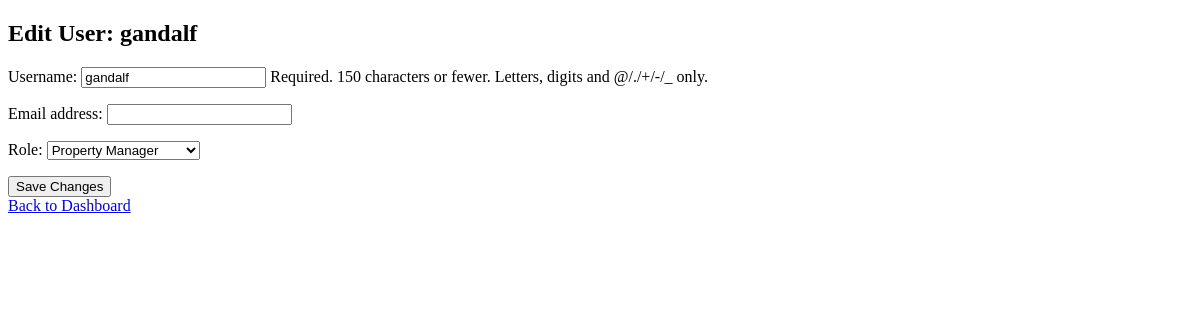
Page /edit-user/4/ (signed in) on the earlier database version.
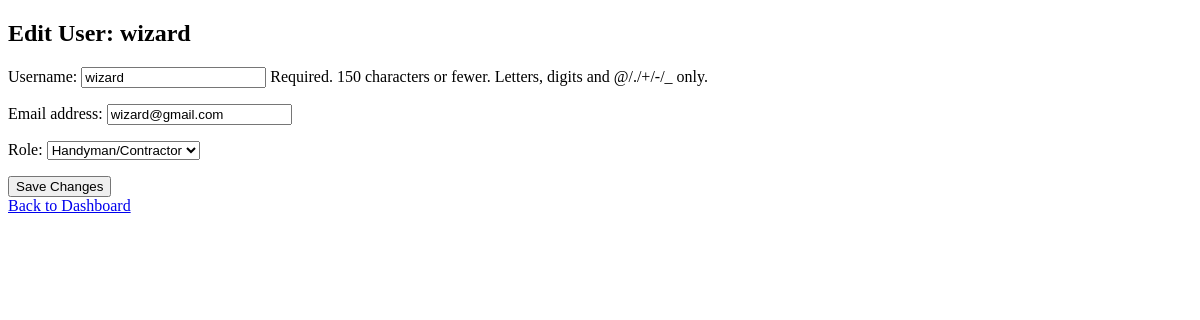
Same page on the later database version.
### users/models.py (models this page shows, shortened)
class CustomUser(AbstractUser):
    ROLE_CHOICES = [
        ('ADMIN', 'Admin'),
        ('PROPERTY_MANAGER', 'Property Manager'),
        ('HANDYMAN', 'Handyman/Contractor'),
        ('CLIENT', 'Client'),
    ]
    role = models.CharField(max_length=20, choices=ROLE_CHOICES, default='CLIENT')

### users/views.py (the view)
# urls.py: path('edit-user/<int:user_id>/', views.edit_user, name='edit_user'),
@login_required
@user_passes_test(lambda user: user.role == 'ADMIN')
def edit_user(request, user_id):
    user = get_object_or_404(CustomUser, id=user_id)
    if request.method == 'POST':
        form = UserEditForm(request.POST, instance=user)
        if form.is_valid():
            form.save()
            return redirect('admin_dashboard')
    else:
        form = UserEditForm(instance=user)
    return render(request, 'admin/edit_user.html', {'form': form, 'user': user})

### users/forms.py
class UserEditForm(forms.ModelForm):
    class Meta:
        model = CustomUser
        fields = ['username', 'email', 'role']  # Allow admin to change roles

### templates/admin/edit_user.html (shortened to what this page needs)
<!DOCTYPE html>
<html lang="en">
<head>
</head>
<body>
    <h2>Edit User: {{ user.username }}</h2>
    <form method="POST">
        {{ form.as_p }}
        <button type="submit">Save Changes</button>
    </form>
    <a href="{% url 'admin_dashboard' %}">Back to Dashboard</a>
</body>
</html>

Differences in the rows shown:
changed CustomUser: username "gandalf" → "wizard"; email (not shown) → "wizard@gmail.com"; role "Property Manager" → "Handyman/Contractor"
